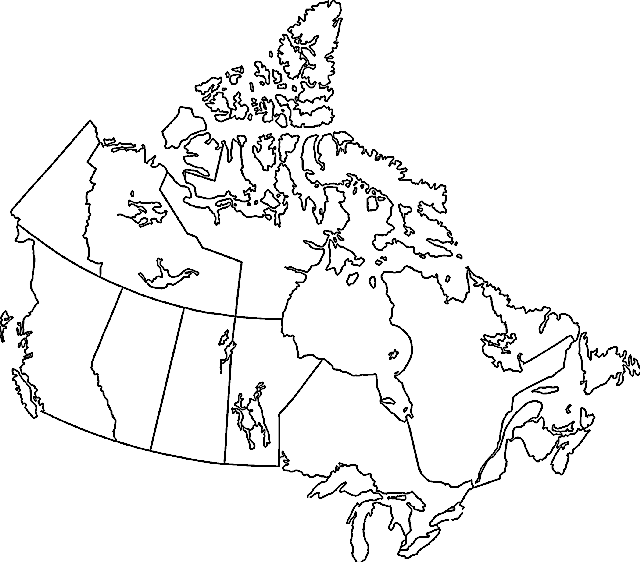
#> input picture images/canada.bmp, 640 x 562 px
$ jupyter execute --allow-errors GraphCutsImpl.ipynb   (shell and % lines are left out)   (Python 2 division)   (older library calls are emulated)
#> lines starting #> are read from the running program, lines starting #| are printed output that depends on the picture; long printed decimals are rounded
### asg1.py
import numpy as np
import matplotlib as mpl
import matplotlib.pyplot as plt

class Figure:
    default_figsize_inches=(8,8)
    motion_notify_throttle_timer_interval = 100
    left_button = 1
    middle_button = 2
    right_button = 3

    def __init__(self):
        self.mouse_down_handler = None
        self.mouse_up_handler = None
        self.mouse_over_handler = None
        self.mouse_wheel_handler = None

        fig,ax = plt.subplots(figsize=Figure.default_figsize_inches)
        self.fig = fig
        self.ax = ax

        fig.canvas.mpl_connect('button_press_event', self.on_button_press)
        fig.canvas.mpl_connect('button_release_event', self.on_button_release)
        fig.canvas.mpl_connect('motion_notify_event', self.on_motion_notify)
        fig.canvas.mpl_connect('scroll_event', self.on_scroll)

        ax.set_axis_off()

        motion_notify_throttle_timer = fig.canvas.new_timer(interval=self.motion_notify_throttle_timer_interval)
        motion_notify_throttle_timer.add_callback(self.on_motion_notify_throttled)
        motion_notify_throttle_timer.single_shot = True

        self.motion_notify_throttle_timer = motion_notify_throttle_timer
        self.motion_notify_throttle_timer_started = False
        self.motion_notify_args = None

        self.views = dict()
        self.last_used_view_id = 0

    def set_title(self, title):
        self.fig.suptitle(title)

    def set_image(self, img):
        self.img = self.ax.imshow(img, cmap='gray')
        self.ax.autoscale(False)

    def set_mouse_down_handler(self, handler):
        self.mouse_down_handler = handler

    def set_mouse_up_handler(self, handler):
        self.mouse_up_handler = handler

    def set_mouse_over_handler(self, handler):
        self.mouse_over_handler = handler

    def set_mouse_wheel_handler(self, handler):
        self.mouse_wheel_handler = handler

    def create_mask_view(self, colors, fill_value):
        levels = range(len(colors))
        cmap, norm = mpl.colors.from_levels_and_colors(levels, colors, extend='max')
        mask_size = self.img.get_size()
        mask_data = np.full(mask_size, fill_value, dtype='uint8')
        mask_view = self.ax.imshow(mask_data, cmap=cmap, norm=norm)
        mask_view_id = self.register_view(mask_view)
        return mask_view_id

    # [4 lines left out: function set_mask_view_data, not called in this run]

    def create_circle_view(self, x, y, radius, color):
        circle_view = plt.Circle((x, y), radius, color=color, fill=False)
        self.ax.add_artist(circle_view)
        circle_view_id = self.register_view(circle_view)
        return circle_view_id

    # [29 lines left out: functions set_circle_view_data, create_polyline_view, set_polyline_view_data, remove_view, remove_views, not called in this run]

    def draw(self):
        self.fig.canvas.draw()

    def show(self):
        plt.show()

    def register_view(self, view):
        new_view_id = self.last_used_view_id + 1
        self.views[new_view_id] = view
        self.last_used_view_id = new_view_id
        return new_view_id

    def raise_mouse_down(self, e):
        if not self.mouse_down_handler is None:
            self.mouse_down_handler(e)

    def raise_mouse_up(self, e):
        if not self.mouse_up_handler is None:
            self.mouse_up_handler(e)

    def raise_mouse_over(self, e):
        if not self.mouse_over_handler is None:
            self.mouse_over_handler(e)

    def raise_mouse_wheel(self, e):
        if not self.mouse_wheel_handler is None:
            self.mouse_wheel_handler(e)

    def is_over_image(self, e):
        return (not self.img is None) and e.inaxes == self.img.axes

    def on_button_press(self, e):
        if (self.is_over_image(e)):
            self.raise_mouse_down(e)

    def on_button_release(self, e):
        if (self.is_over_image(e)):
            self.raise_mouse_up(e)

    # [6 lines left out: function on_motion_notify, not called in this run]

    def on_motion_notify_throttled(self):
        self.raise_mouse_over(self.motion_notify_args)
        self.motion_notify_throttle_timer_started = False

    def on_scroll(self, e):
        if (self.is_over_image(e)):
            self.raise_mouse_wheel(e)

class MaskBuilder:
    def __init__(self, num_rows, num_cols, fill_value):
        self.mask = np.full((num_rows, num_cols), fill_value, dtype='uint8')
        self.meshgrid = np.ogrid[:num_rows, :num_cols]

    def add_point(self, x, y, fill_value):
        self.mask[y, x] = fill_value

    # [5 lines left out: function add_disk, not called in this run]

    def get_value_at(self, x, y):
        return self.mask[y,x]

    def get_mask(self):
        return self.mask

class GraphCutsPresenter:
    bgr_seed_color = (1, 0, 0, 1)
    obj_seed_color = (0, 0, 1, 1)
    bgr_label_color = (1, 0, 0, 0.5)
    obj_label_color = (0, 0, 1, 0.5)
    none_color = (0, 0, 0, 0)
    circle_around_cursor_color = (0, 0, 0, 1)

    disk_radius = 10
    max_disk_radius = 25
    min_disk_radius = 3

    def __init__(self, img, alg):
        self.img = img
        self.alg = alg
        self.bgr_value = alg.bgr_value
        self.obj_value = alg.obj_value
        self.none_value = alg.none_value
        self.circle_view_ids = []

        num_rows = self.img.shape[0]
        num_cols = self.img.shape[1]

        self.label_mask_builder = MaskBuilder(num_rows, num_cols, self.none_value)
        self.seed_mask_builder = MaskBuilder(num_rows, num_cols, self.none_value)

    def connect_figure(self, fig):
        self.fig = fig
        fig.set_title('Graph Cuts')
        fig.set_image(self.img)
        fig.set_mouse_down_handler(self.on_mouse_down)
        fig.set_mouse_up_handler(self.on_mouse_up)
        fig.set_mouse_over_handler(self.on_mouse_over)
        fig.set_mouse_wheel_handler(self.on_mouse_wheel)

        label_mask_colors = (self.bgr_label_color, self.obj_label_color, self.none_color)
        self.label_mask_view_id = fig.create_mask_view(label_mask_colors, self.none_value)

        seed_mask_colors = (self.bgr_seed_color, self.obj_seed_color, self.none_color)
        self.seed_mask_view_id = fig.create_mask_view(seed_mask_colors, self.none_value)

        self.mask_value = self.none_value

        self.circle_around_cursor_view = fig.create_circle_view(-self.disk_radius, -self.disk_radius, self.disk_radius, self.circle_around_cursor_color)

        self.fig.draw()

    # [63 lines left out: functions on_mouse_down, on_mouse_up, on_mouse_over, on_mouse_wheel, add_disk_to_seed_mask, get_circle_color, not called in this run]

    def set_circle_around_cursor(self, sx, sy):
        self.fig.set_circle_view_data(self.circle_around_cursor_view, sx, sy, self.disk_radius)
        self.fig.draw()

class PolylineBuilder:
    def __init__(self):
        self.xs = []
        self.ys = []

    def add_points(self, xs, ys):
        self.xs.extend(xs)
        self.ys.extend(ys)

    def empty(self):
        return len(self.xs) == 0

    # [9 lines left out: functions get_starting_point, get_ending_point, not called in this run]

    def get_polyline_xs(self):
        return self.xs

    def get_polyline_ys(self):
        return self.ys

class LiveWirePresenter:
    contour_polyline_color = 'blue'
    path_polyline_color = 'red'

    # [62 lines left out: functions __init__, connect_figure, on_mouse_down, on_mouse_over, add_points_to_contour_polyline, not called in this run]

class RegionGrowingPresenter:
    # [23 lines left out: functions __init__, connect_figure, on_mouse_down, not called in this run]

### GraphCutsImpl.ipynb
[cell 1]
# loading standard modules
import numpy as np
import matplotlib.pyplot as plt
import maxflow
import math

from scipy import ndimage, signal
from skimage import img_as_ubyte
from skimage.color import rgb2grey
# loading custom module (requires file asg1.py in the same directory as the notebook file)
from asg1 import Figure, GraphCutsPresenter

[cell 2]
class MyGraphCuts:
    bgr_value = 0
    obj_value = 1
    none_value = 2

    def __init__(self, img):
        self.fig = Figure()
        self.pres = GraphCutsPresenter(img, self)
        self.pres.connect_figure(self.fig)

        self.num_rows = img.shape[0]
        self.num_cols = img.shape[1]
        self.img = img

        # 4-neighbors graph
        self.neighbor_xs = [0, 1]
        self.neighbor_ys = [1, 0]

        # 8-neighbors graph
        #self.neighbor_xs = [0, 1, 1]
        #self.neighbor_ys = [1, 0, 1]
        self.flip = True

    def run(self):
        self.fig.show()

    def compute_labels(self, seed_mask):
        num_rows = self.num_rows
        num_cols = self.num_cols

        neighbor_xs = self.neighbor_xs
        neighbor_ys = self.neighbor_ys
        num_neighbors = len(neighbor_xs)
        img = self.img
        node = 0

        g = maxflow.Graph[int](num_rows*num_cols, num_rows*num_cols)
        g.add_nodes(num_rows*num_cols)

        # Select a 'good' parameter sigma
        # We select sigma based on the standard intensity difference between pixels
        std_r = np.std(img[:,:,0])
        std_g = np.std(img[:,:,1])
        std_b = np.std(img[:,:,2])
        std_rgb = np.array([std_r, std_g, std_b])
        sigma_sqr = np.sum(np.power(std_rgb, 2))

        node_d = {}

        # Creating nlink and tlinks
        for i in range(num_rows):
            for j in range(num_cols):
                if (i,j) not in node_d:
                    node_d[(i,j)] = node
                    node += 1

                val = seed_mask[i, j]

                # Add "prohibitively expensive" terminal edge
                if val == self.bgr_value:
                    g.add_tedge(node_d[(i,j)], 10000000, 0)
                elif val == self.obj_value:
                    g.add_tedge(node_d[(i,j)], 0, 1000000)

                # Connect with neighbors
                for k in xrange(num_neighbors):
                    nx = i + neighbor_xs[k]
                    ny = j + neighbor_ys[k]

                    # Check valid coordinates
                    if 0 <= nx and nx < num_cols and 0 <= ny and ny < num_rows:
                        if (nx, ny) not in node_d and node < num_rows*num_cols:
                            node_d[(nx, ny)] = node
                            node += 1
                        intensity_diff = np.sum(np.power(img[i, j] - img[nx, ny],2))
                        weight = np.exp(-(intensity_diff/(2*sigma_sqr)))
                        g.add_edge(node_d[(i, j)], node_d[(nx, ny)], int(weight), int(weight))

        # Calculate max flow
        g.maxflow()
        label_mask = np.full((num_rows, num_cols), self.none_value, dtype='uint8')

        for key, value in node_d.iteritems():
            label_mask[key[0], key[1]] = g.get_segment(value)

        return label_mask

### Notes about the basic graph cut interface:
1. To provide the regional hard constraints (seeds) for object and background segments use left and right mouse clicks (mouse dragging works somewhat too). Use mouse wheel to change the brush size.
2. The seed mask is built by the "GraphCutsPresenter". Each mouse release activates "on_mouse_up" function of the presenter, which asks the linked MyGraphCuts object to "compute_labels" for all pixels
based on the provided seed mask.
3. You should use "PyMaxflow" library (already imported into this notebook if you ran the second cell) to build a weighted graph and to compute a minimum s/t cut defining all pixel labels from the seeds as explain in topic 5.

[cell 3]
img = plt.imread('images/canada.bmp')
#> img is the input picture: shape (562, 640, 3); min 0, max 255, mean 239.9
app = MyGraphCuts(img[:200,:200])
#> in __init__, `self.img = img`:
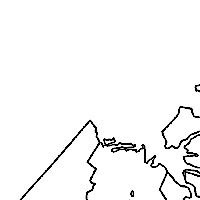
#> self.img: shape (200, 200, 3); min 0, max 255, mean 246.2
#> in create_mask_view, `mask_size = self.img.get_size()`: mask_size = (200, 200)
#> in create_mask_view, `mask_data = np.full(mask_size, fill_value, dtype='uint8')`: mask_data: shape (200, 200); every value is 2
#> in create_mask_view, `mask_view_id = self.register_view(mask_view)`: mask_view_id = 1
#> in connect_figure, `self.seed_mask_view_id = fig.create_mask_view(seed_mask_colors, self.n..`: self.seed_mask_view_id = 2
app.run()
#> in show, `plt.show()`:
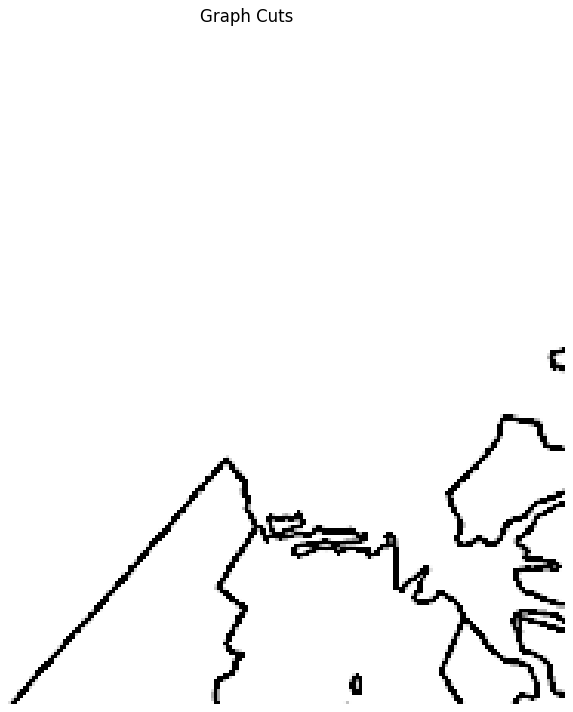
#> figure drawn by matplotlib, 1 panel

[cell 4]
img = plt.imread('images/canada.bmp')
app = MyGraphCuts(img[:200,:200])
app.compute_labels(0)
#> (the call stopped at in compute_labels, `g = maxflow.Graph[int](num_rows*num_cols, num_rows*num_cols)`: maxflow is not available in this run)

[cell 5]
img = plt.imread('images/canada.bmp')

std_r = np.std(img[:,:,0])
#> std_r = 58.28
std_g = np.std(img[:,:,1])
#> std_g = 58.28
std_b = np.std(img[:,:,2])
#> std_b = 58.28
std_rgb = np.array([std_r, std_g, std_b])
#> std_rgb = [58.28, 58.28, 58.28]
sigma_sqr = np.sum(np.power(std_rgb, 2))
#> sigma_sqr = 10189
intensity_diff = np.sum(np.power(np.array([255,255,255]) - np.array([0,0,0]),2))
weight = np.exp(-(intensity_diff/(2*sigma_sqr)))
#> weight = 6.96e-05

print np.sum(std_rgb)
#| 174.834
print 'sigma: ',sigma_sqr
#| sigma:  10188.965
print 'int: ',intensity_diff
print 'full: ', intensity_diff/(2*sigma_sqr)
#| full:  9.573
print 'weight: ', int(weight*10)
#| weight:  0

[cell 6]
val = True
print val
val = not val
print val

#> (a cell that did not finish here is left out)
